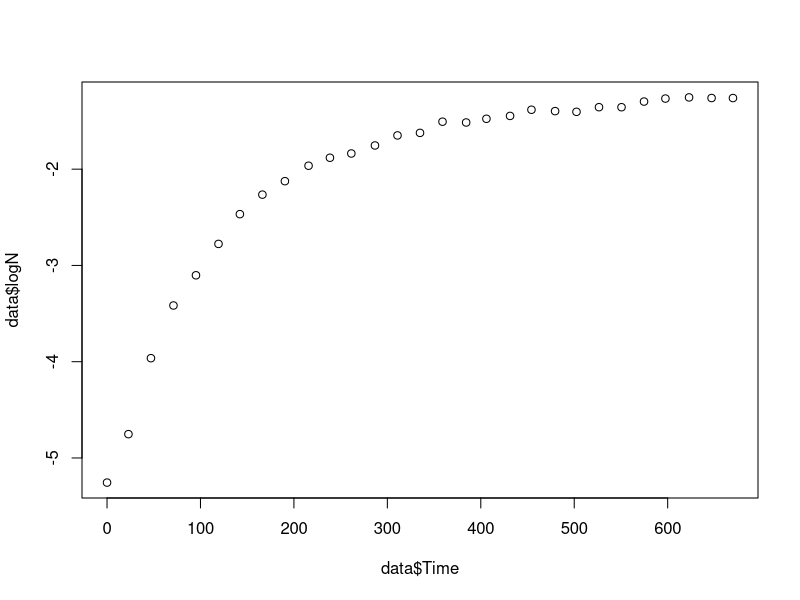
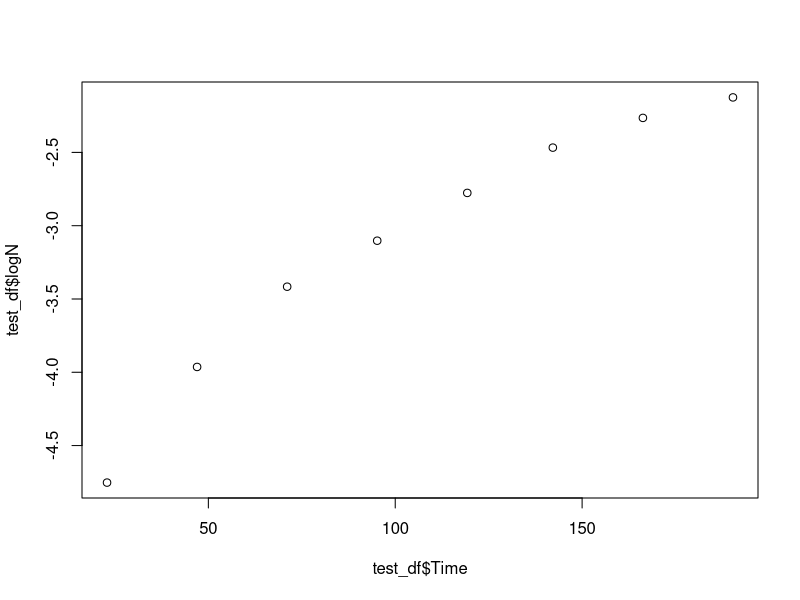

Write R code to recreate these figures, in order. (Note: this script raises an error after producing the figures.)

# rm(list = ls())
# graphics.off()
# 
# require(minpack.lm)
# 
# # 1. define function
# model_logistic <- function(t, r_max, N_0, K){
#   return(N_0 * K * exp(r_max * t)/(K + N_0 * (exp(r_max * t) - 1)))
# }
# 
# model_gompertz <- function(t, r_max, N_0, K, t_lag){
#   return(N_0 + (K-N_0)*exp(-exp((r_max*exp(1)*(t_lag-t))/((K-N_0)*log(10))+1)))
# }
# 
# GuessStartLog <- function(data, t, r_maxS, N_0S, KS){
#   out <- tryCatch(
#     epr <- {
#       nlsLM(PopBio~model_logistic(t=Time, r_max, N_0, K), data,
#             start = list(r_max = r_maxS, N_0 = N_0S, K = KS))
#     },
#     warning = function(w){
#       #print(w)
#       return(NA)
#     },
#     error = function(e){
#       #print(e)
#       return(NA)
#     }
#   )
#   if (!is.na(out)){
#     AIC <- AIC(out)
#     # calculate the rsq
#     RSS <- sum(residuals(out)^2)
#     TSS <- sum((data$PopBio-mean(data$PopBio))^2)
#     rsq <- 1-(RSS/TSS)
#     #print(AIC)
#     return(c(AIC, rsq, r_maxS, N_0S, KS))
#   }
#   #print(out)
#   return(out)
# }
# 
# GuessStartGom <- function(data, t, r_maxS, N_0S, KS, t_lagS){
#   #browser()
#   out <- tryCatch(
#     epr <- {
#       nlsLM(logPopBio~model_gompertz(t=Time, r_max, N_0, K, t_lag), data,
#             start = list(r_max = r_maxS, N_0 = N_0S, K = KS, t_lag = t_lagS))
#     },
#     warning = function(w){
#       #print(w)
#       return(NA)
#     },
#     error = function(e){ 
#       #print(e)
#       return(NA) 
#     }
#   )
#   if (!is.na(out)){
#     AIC <- AIC(out)
#     # calculate the rsq
#     RSS <- sum(residuals(out)^2)
#     TSS <- sum((data$PopBio-mean(data$PopBio))^2)
#     rsq <- 1-(RSS/TSS)
#     #print(AIC)
#     return(c(AIC, rsq, r_maxS, N_0S, KS, t_lagS))
#   }
#   #print(out)
#   return(out)
# }

# # 2. read the data
# Data <- read.csv('../data/pop.csv')
# # sort the data by ID and time
# Data <- Data[order(Data[,2], Data[,4]),]

# ##### 3. subset data, in each data guessing the starting value
# ID <- unique(Data$ID)
# result_log_df <- data.frame()
# result_gom_df <- data.frame()
# for (i in 1:length(ID)) {
#   #browser()
#   # subset the data
#   id <- ID[i]
#   data <- subset(Data[Data$ID == id,])
#   data$logPopBio <- log(data$PopBio)
#   
#   # get starting values
#   N0start <- min(data$PopBio)
#   Kstart <- max(data$PopBio)
#   tlagStart <- data$Time[which.max(diff(diff(data$logPopBio)))]
#   # set the index (for calculating r_max)
#   data$index <- seq(1:nrow(data))
#   index <- data$index[which.max(diff(data$PopBio))]
#   pre_r <- max(diff(data$PopBio))/(data[index+1,"Time"]-data[index,"Time"])
#   
#   # sample the starting value
#   SampTimes <- 1000
#   fact <- 0.5
#   SampMin <- runif(SampTimes,N0start-abs(N0start)*fact,N0start+abs(N0start)*fact)
#   SampMax <- runif(SampTimes,Kstart-abs(Kstart)*fact,Kstart+abs(Kstart)*fact)
#   Samp_r <- runif(SampTimes, pre_r - abs(pre_r)*fact, pre_r + abs(pre_r)*fact)
#   Samp_tlagStart <- runif(SampTimes, t_lag-abs(tlagStart)*fact, t_lag+abs(tlagStart)*fact)
#   
#   # fit two models for each sample (SampTimes times)
#   log_list <- list()
#   gom_list <- list()
#   for (j in 1:SampTimes) {
#     result_log <- GuessStartLog(data,t = Time, r_maxS = Samp_r[j], N_0S = SampMin[j], KS = SampMax[j])
#     log_list[[j]] <- c(id, "logistic" ,result_log)
#     result_gom <- GuessStartGom(data,t = Time, r_maxS = Samp_r[j], N_0S = log(SampMin[j]), KS = log(SampMax[j]), t_lagS = Samp_tlagStart[j])
#     gom_list[[j]] <- c(id, "gompertz" ,result_gom)
#   }
#   log_df <- t(as.data.frame(log_list))
#   gom_df <- t(as.data.frame(gom_list))
#   result_log_df <- rbind(result_log_df, log_df)
#   result_gom_df <- rbind(result_gom_df, gom_df)
# 
# }
# colnames(result_log_df) <- c("ID", "Model", "AIC", "RSq", "r_max", "N_02", "K")
# colnames(result_gom_df) <- c("ID", "Model", "AIC", "RSq", "r_max", "N_02", "K", "t_lag")

#######################################################
# tryr_max <- function(data){
#   tlagStart <- data$Time[which.max(diff(diff(data$logN)))]
#   logN_sta <- min(data$logN) + 6/7 * (max(data$logN) - min(data$logN))
#   t_sta <- min(data$Time[which(data$logN > logN_sta)])
#   out <- tryCatch(
#     epr <- {
#       lm(logN~Time, data[data$Time > tlagStart & data$Time < t_sta,])
#     },
#     warning = function(w){
#       print(w)
#       return(unique(data$ID))
#     },
#     error = function(e){
#       print(e)
#       return(unique(data$ID)) 
#     }
#   )
#   
#   if (length(out) == 1){
#     return(NA)
#   }else{
#     return(out)
#   }
#   
# }


# ### try catch r_max
# para <- tryr_max(data)
# if(is.na(para)){
#   start_value_df <- rbind(start_value_df, c(id, "gompertz", rep("Error",6)))
#   plot(data$Time, data$logN)
# }else{
#   tlagStart <- data$Time[which.max(diff(diff(data$logN)))] # find last timepoint of lag phase
#   rStart <- coef(para)[2]







########### test gompertz ##############

rm(list = ls())
graphics.off()


require(minpack.lm)


# 1. define model and starting_value_guess functions
model_gompertz <- function(t, r_max, K, N_0, t_lag){ # Modified gompertz growth model (Zwietering 1990)
  return(N_0 + (K - N_0) * exp(  -exp( r_max * exp(1) * (t_lag - t)/(K - N_0) * log(10) + 1 )  ))
}

GuessStart <- function(data, t, r_maxS, N_0S, KS, t_lagS){
  #browser()
  out <- tryCatch(
    epr <- {
      nlsLM(logN~model_gompertz(t=Time, r_max, N_0, K, t_lag), data,
            start = list(r_max = r_maxS, N_0 = N_0S, K = KS, t_lag = t_lagS))
    },
    warning = function(w){
      #print(w)
      return(NA)
    },
    error = function(e){ 
      #print(e)
      return(NA) 
    }
  )
  if (!is.na(out)){
    AIC <- AIC(out)
    # calculate the rsq
    RSS <- sum(residuals(out)^2)
    TSS <- sum((data$PopBio-mean(data$PopBio))^2)
    rsq <- 1-(RSS/TSS)
    #print(AIC)
    return(c(AIC, rsq, r_maxS, N_0S, KS, t_lagS))
  }
  #print(out)
  return(out)
}

# 2. read the Data
Data <- read.csv('../data/pop.csv')
Data <- subset(Data, Data$PopBio > 0)
Data$logN <- log(Data$PopBio)
#Data <- subset(Data[!is.na(Data$logN),])
Data <- Data[order(Data[,2], Data[,4]),]


# 3. writing for loop to get the best value for each ID_data by comparing AIC
start_value_df <- data.frame(ID=NULL,Model=NULL,AIC=NULL,RSq=NULL,r_max=NULL, N_0=NULL, K=NULL, t_lag = NULL)
for (i in 1:length(unique(Data$ID))){
  
  # subset the Data by ID 
  id <- unique(Data$ID)[i]
  data <- subset(Data, Data$ID == id)
  
  
  #############test
  plot(data$Time, data$logN)
  test_df <- data[data$Time>20 & data$Time<200,]
  plot(test_df$Time, test_df$logN)
  lm(logN~Time, test_df)
  model_gompertz(t = data$Time,r_max = rStart,K = Kstart,N_0 =N0start,t_lag =tlagStart  )
  nlsLM(logN~model_gompertz(t=Time, r_max, N_0, K, t_lag), data,
        start = list(r_max = rStart, N_0 = N0start, K = Kstart, t_lag = tlagStart),
        lower = c(0,-7,-1,-50))
  nlsLM(logN~model_gompertz(t=Time, r_max, N_0, K, t_lag), data,
        start = list(r_max = 0.03274235, N_0 = -5, K = -1, t_lag = 0))
  result <- GuessStart(data,t = Time, r_maxS = rStart, N_0S = N0start, KS = Kstart,t_lagS = tlagStart)
  #########################
  
  # get starting values
  N0start <- min(data$logN)
  Kstart <- max(data$logN)
  tlagStart <- data$Time[which.max( diff( diff(data$logN)/diff(data$Time) )/(diff(diff(data$Time))) )]
  # r_max
  interval <- max(data$logN) - min(data$logN)
  pop_low <- min(data$logN) + 0.25*interval
  pop_high <- min(data$logN) + 0.75*interval
  if (length(data$Time) <= 5) {
    lm_fit <- lm(logN~Time, data)
  }else{
    if (nrow(data[data$logN > pop_low & data$logN < pop_high,])<2) {
      lm_fit <- lm(logN~Time, data[data$logN > min(data$logN) + 0.05*interval &
                                     data$logN < min(data$logN) + 0.95*interval,])
    }else{
      lm_fit <- lm(logN~Time, data[data$logN > pop_low & data$logN < pop_high,])
    }
  }
  rStart <- coef(lm_fit)[2]

  
  # set the sample time and factor
  SampTime <- 1000
  fact <- 0.2
  
  # sample the starting value
  SampMin <- runif(SampTime,N0start-abs(N0start)*fact,N0start+abs(N0start)*fact)
  SampMax <- runif(SampTime,Kstart-abs(Kstart)*fact,Kstart+abs(Kstart)*fact)
  Samp_r_max <- runif(SampTime, 0, rStart + abs(rStart)*fact)
  Samp_t_lag <- runif(SampTime, tlagStart-abs(tlagStart)*fact, tlagStart+abs(tlagStart)*fact)
    
  # fitting with each sample value
  result_list <- list()
  for (j in 1:SampTime){
    result <- GuessStart(data,t = Time, r_maxS = Samp_r_max[j], N_0S = SampMin[j], KS = SampMax[j],t_lagS = Samp_t_lag[j])
    if(!is.na(result)){
      result_list[[j]] <- c(id, "gompertz", result)
    }
    # delete NULL
    result_list<-result_list[!sapply(result_list,is.null)]
  }
    
  if(is.null(unlist(result_list))){
    start_value_df <- rbind(start_value_df, c(id, "gompertz", rep(NA,6)))
    colnames(start_value_df) <- c("ID","Model","AIC","RSq","r_max","N_0","K","t_lag")
  }else{
    result_df <- data.frame(matrix(unlist(result_list), nrow=length(result_list), byrow=T))
    colnames(result_df) <- c("ID","Model","AIC","RSq","r_max","N_0","K","t_lag")
    result_df <- subset(result_df[result_df$AIC== min(result_df$AIC), ])
    if(nrow(result_df)>1){
      result_df <- result_df[1,]
    }
    start_value_df <- rbind(start_value_df, result_df)
  }
}
  # # t_lag
  # tlagStart <- data$Time[which.max(diff(diff(data$logN)))] # find last timepoint of lag phase
  # # r_max
  # logN_sta <- min(data$logN) + 6/7 * (max(data$logN) - min(data$logN))
  # t_sta <- min(data$Time[which(data$logN > logN_sta)])
  # rStart <- tryr_max
  
  
  
  
  


# 4. save the starting value for each ID into csv
write.csv(final_start_value, "../data/gompertz_Starting_Value.csv")
